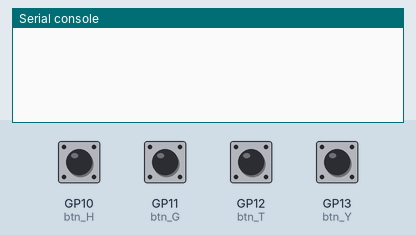
This program was run on a simulated Raspberry Pi Pico running CircuitPython. Parts: the last lines printed to the serial console. The test bench sets the inputs (shaded band); at power-on: GP10 (btn_H), GP11 (btn_G), GP12 (btn_T), GP13 (btn_Y) HIGH. USB keyboard and mouse output is not drawn.

Above: at 1.2 s.
1.3 s: GP10 (btn_H) pulled LOW for 0.15 s
At 2.0 s:
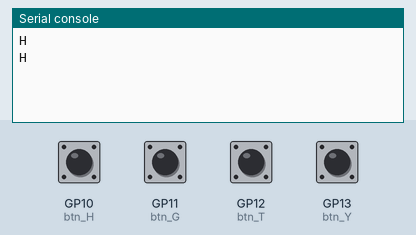
2.9 s: GP11 (btn_G) pulled LOW for 0.15 s
At 4.1 s:
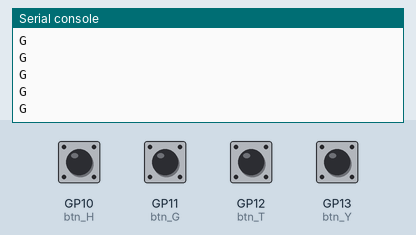
4.5 s: GP12 (btn_T) pulled LOW for 0.15 s
At 5.3 s:
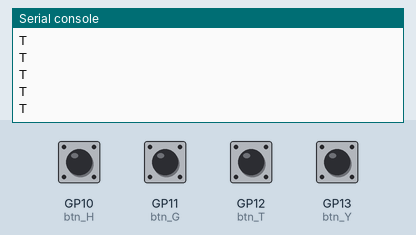
6.1 s: GP13 (btn_Y) pulled LOW for 0.15 s
At 6.6 s:
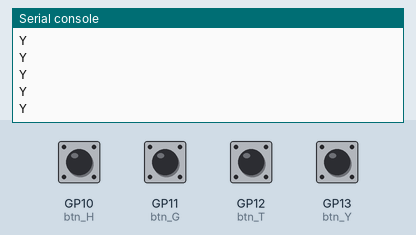

The program:

code.py
```python
import time
import usb_hid
from adafruit_hid import keyboard
import board
import digitalio

btn_H = digitalio.DigitalInOut(board.GP10)
btn_H.direction = digitalio.Direction.INPUT
btn_H.pull = digitalio.Pull.UP

btn_G = digitalio.DigitalInOut(board.GP11)
btn_G.direction = digitalio.Direction.INPUT
btn_G.pull = digitalio.Pull.UP

btn_T = digitalio.DigitalInOut(board.GP12)
btn_T.direction = digitalio.Direction.INPUT
btn_T.pull = digitalio.Pull.UP

btn_Y = digitalio.DigitalInOut(board.GP13)
btn_Y.direction = digitalio.Direction.INPUT
btn_Y.pull = digitalio.Pull.UP

kbd = keyboard.Keyboard(usb_hid.devices)

while True:
    if not(btn_H.value):
        print("H")
        kbd.send(keyboard.Keycode.H)
        time.sleep(0.1)

    if not(btn_G.value):
        print("G")
        kbd.send(keyboard.Keycode.G)

    if not(btn_T.value):
        print("T")
        kbd.send(keyboard.Keycode.T)

    if not(btn_Y.value):
        print("Y")
        kbd.send(keyboard.Keycode.Y)
```

Measured:
- after the input at 1.3 s, the serial console: prints a new line at once (image 1)
- after the input at 2.9 s, the serial console: prints a new line at once (image 2)
- after the input at 4.5 s, the serial console: prints a new line at once (image 3)
- after the input at 6.1 s, the serial console: prints a new line at once (image 4)
